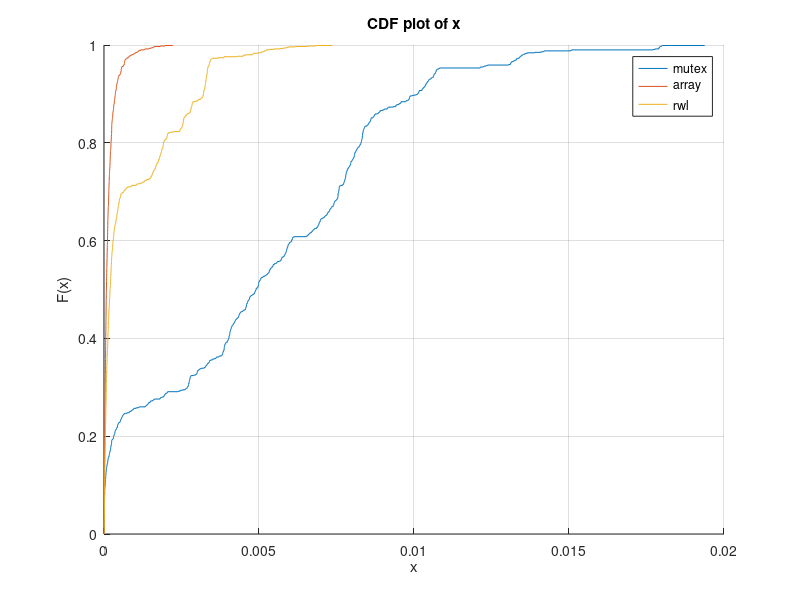

Reproduce this figure in MATLAB.
file1 = fopen('mutex_results.txt', 'r');
file2 = fopen('array_results.txt', 'r');
file3 = fopen('rwl_results.txt', 'r');
[X1, count1] = fscanf(file1, '%f\n');
[X2, count2] = fscanf(file2, '%f\n');
[X3, count3] = fscanf(file3, '%f\n');
hold on
[h1, stats1] = cdfplot(X1);
[h2, stats2] = cdfplot(X2);
[h3, stats3] = cdfplot(X3);
legend('mutex', 'array', 'rwl');
Y1 = ['mutex - count:', num2str(count1), '  mean:', num2str(stats1.mean), '  median:', num2str(stats1.median), '  min:', num2str(stats1.min), '  max:', num2str(stats1.max)];
Y2 = ['mutex - count:', num2str(count2), '  mean:', num2str(stats2.mean), '  median:', num2str(stats2.median), '  min:', num2str(stats2.min), '  max:', num2str(stats2.max)];
Y3 = ['mutex - count:', num2str(count3), '  mean:', num2str(stats3.mean), '  median:', num2str(stats3.median), '  min:', num2str(stats3.min), '  max:', num2str(stats3.max)];
disp(Y1);
disp(Y2);
disp(Y3);
fclose(file1);
fclose(file2);
fclose(file3);